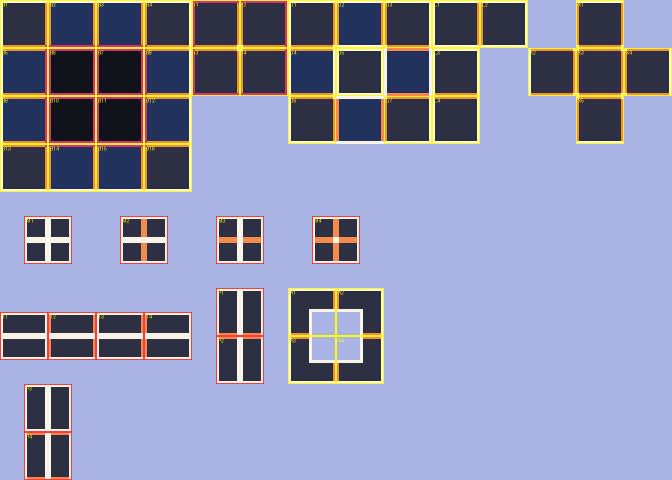
#> input picture arte/plantillas/plantilla_propia_zona1_leyenda.png, 1344 x 960 px (shown at 1/2 size)
$ python -i generar_plantilla.py   (imports and definitions only)
#> lines starting #> are read from the running program, lines starting #| are printed output that depends on the picture
import sys
from PIL import Image, ImageDraw, ImageFont
T=16; COLS,ROWS=10,8
UNE=(43,217,107,255); AIRE=(255,59,127,255); APOYO=(255,210,63,255); OPC=(150,150,160,255)
# (col,row): (nombre, aire=set de lados N E S W, muesca=None|'NE'..., opcional, grupo)
L={}
def t(c,r,n,aire="",mu=None,opc=False,apoyo=False): L[(c,r)]=dict(n=n,aire=set(aire),mu=mu,opc=opc,apoyo=apoyo)
# A terreno
# [13 lines not run here, left out]

def edge(d,x0,y0,side,col,dashed,skip=None):
    pts=[]
    for i in range(T):
        p={'N':(x0+i,y0),'S':(x0+i,y0+T-1),'W':(x0,y0+i),'E':(x0+T-1,y0+i)}[side]
        pts.append((i,p))
    for i,p in pts:
        if dashed and i%2: continue
        if skip and skip(i): continue
        d.point(p,fill=col)

def draw(img):
    d=ImageDraw.Draw(img)
#> img: PIL image 160x128 RGBA; every value is 0
    for (c,r),v in L.items():
        x0,y0=c*T,r*T
        if v['opc']:
            for i in range(0,T,3):
                for p in [(x0+i,y0),(x0+i,y0+T-1),(x0,y0+i),(x0+T-1,y0+i)]: d.point(p,fill=OPC)
            # marcas por encima del contorno opcional
        for s in "NESW":
            if s in v['aire']: edge(d,x0,y0,s,AIRE,False)
            elif s=='S' and v['apoyo']: edge(d,x0,y0,s,APOYO,False)
            else:
                skip=None
                mu=v['mu']
                if mu and s in mu:
                    # en el lado del hueco, los ultimos 5 px junto a la esquina son aire
                    far = (mu[1]=='E') if s in 'NS' else (mu[0]=='S')
                    skip=(lambda i,far=far: i>=T-5) if far else (lambda i: i<5)
                edge(d,x0,y0,s,UNE,True,skip)
        if v['mu']:
            mu=v['mu']; cx=x0+(T-1 if mu[1]=='E' else 0); cy=y0+(T-1 if mu[0]=='S' else 0)
            dx=-1 if mu[1]=='E' else 1; dy=-1 if mu[0]=='S' else 1
            for i in range(5):
                d.point((cx+dx*i,cy),fill=AIRE); d.point((cx,cy+dy*i),fill=AIRE)
    return img

g=draw(Image.new("RGBA",(COLS*T,ROWS*T),(0,0,0,0)))
# [1 line not run here, left out]

# Leyenda ampliada
S=8; W,H=COLS*T*S, ROWS*T*S
big=Image.new("RGBA",(W,H+330),(24,24,30,255))
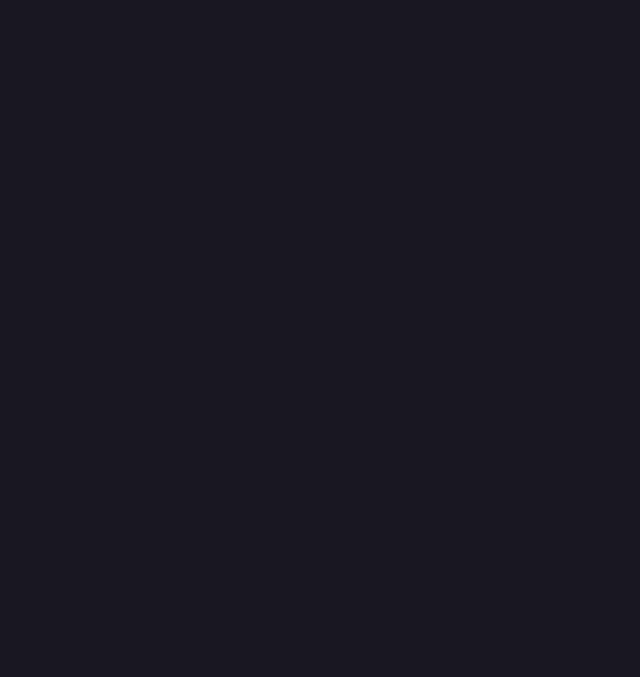
#> big: PIL image 1280x1354 RGBA (shown at 1/2 size); mean R, G, B, A 24, 24, 30, 255
bg=Image.new("RGBA",(COLS*T,ROWS*T),(0,0,0,0)); db=ImageDraw.Draw(bg)
grp={'A':(120,70,50,90),'B':(150,110,60,90),'C':(180,150,90,90),'D':(90,140,70,90)}
# [3 lines not run here, left out]
d=ImageDraw.Draw(big)
try: f=ImageFont.truetype("/usr/share/fonts/truetype/dejavu/DejaVuSans.ttf",14); fb=ImageFont.truetype("/usr/share/fonts/truetype/dejavu/DejaVuSans.ttf",22)
except Exception: f=fb=ImageFont.load_default()
import textwrap
# [5 lines not run here, left out]
y=H+20
# [4 lines not run here, left out]

>>> import cv2
>>> picture = cv2.imread('plantilla_propia_zona1_leyenda.png', cv2.IMREAD_GRAYSCALE)
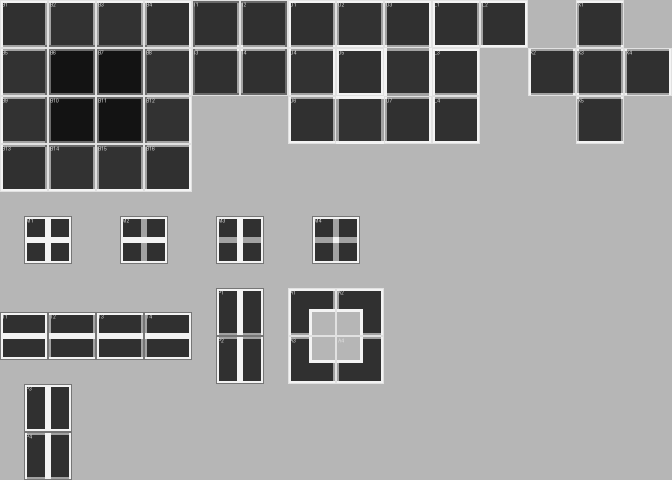
#> picture: shape (960, 1344) (shown at 1/2 size); min 19, max 243, mean 146.5
#> (the run stopped early here; a loop or call above may not have finished)
